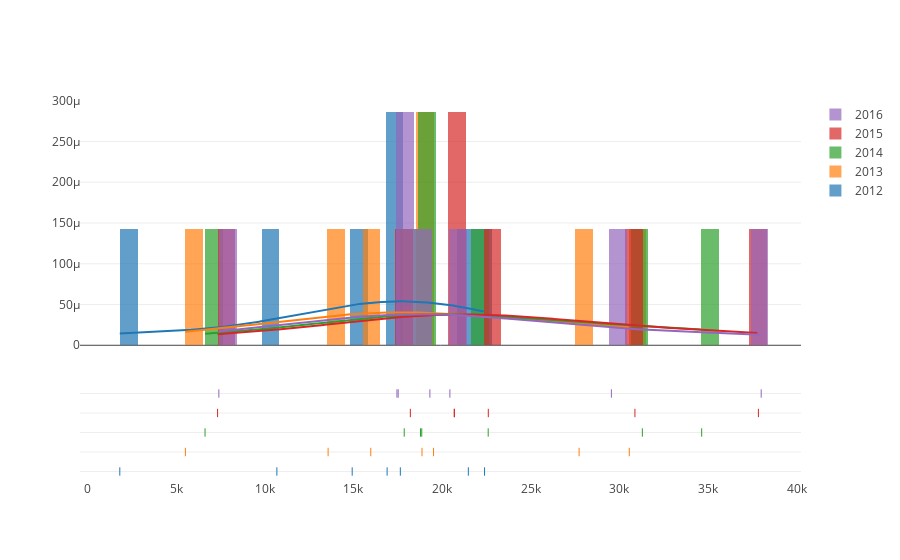

Write notebook code for a chart like this one.
### Code cell
hist_data = []
group_labels = []
for i in dfD.Year.unique():
    hist_data.append(dfD[dfD.Year == i].Cnt)
    group_labels.append(str(i))

fig = ff.create_distplot(hist_data, group_labels, bin_size = 1000)
pyOff.iplot(fig, filename='Basic Distplot')

### Figure 1 — Plotly figure (JSON) as saved in the notebook; plotly's stock layout.template omitted (floating-point values rounded to 4 significant figures; data arrays with more than 128 entries replaced by an {"elided": "..."} marker saying what was removed)
{"data": [{"autobinx": false, "histnorm": "probability density", "legendgroup": "2012", "marker": {"color": "rgb(31, 119, 180)"}, "name": "2012", "opacity": 0.7, "type": "histogram", "uid": "098486a1-9503-4498-8d42-8caa6dcf6e2a", "x": [14936, 16905, 21486, 22401, 10688, 17651, 1828], "xaxis": "x", "xbins": {"end": 22401, "size": 1000, "start": 1828}, "yaxis": "y"}, {"autobinx": false, "histnorm": "probability density", "legendgroup": "2013", "marker": {"color": "rgb(255, 127, 14)"}, "name": "2013", "opacity": 0.7, "type": "histogram", "uid": "9991f14d-30bc-4c20-8064-f65f9ad48fc9", "x": [15983, 18873, 30565, 27735, 13578, 19523, 5528], "xaxis": "x", "xbins": {"end": 30565, "size": 1000, "start": 5528}, "yaxis": "y"}, {"autobinx": false, "histnorm": "probability density", "legendgroup": "2014", "marker": {"color": "rgb(44, 160, 44)"}, "name": "2014", "opacity": 0.7, "type": "histogram", "uid": "c9fbe645-b6dd-4adc-bc9f-73c129119b3e", "x": [18790, 22607, 31302, 34648, 17871, 18859, 6636], "xaxis": "x", "xbins": {"end": 34648, "size": 1000, "start": 6636}, "yaxis": "y"}, {"autobinx": false, "histnorm": "probability density", "legendgroup": "2015", "marker": {"color": "rgb(214, 39, 40)"}, "name": "2015", "opacity": 0.7, "type": "histogram", "uid": "52c87d4e-374b-422f-88f9-6b666ed1538e", "x": [18216, 22613, 30883, 37848, 20696, 20696, 7343], "xaxis": "x", "xbins": {"end": 37848, "size": 1000, "start": 7343}, "yaxis": "y"}, {"autobinx": false, "histnorm": "probability density", "legendgroup": "2016", "marker": {"color": "rgb(148, 103, 189)"}, "name": "2016", "opacity": 0.7, "type": "histogram", "uid": "7976b93c-6623-4b8f-9574-33baf439bbc9", "x": [17460, 20446, 29556, 38005, 17530, 19318, 7415], "xaxis": "x", "xbins": {"end": 38005, "size": 1000, "start": 7415}, "yaxis": "y"}, {"legendgroup": "2012", "marker": {"color": "rgb(31, 119, 180)"}, "mode": "lines", "name": "2012", "showlegend": false, "type": "scatter", "uid": "c6ae6d39-9cfc-482f-b823-8a89b26076d9", "x": {"elided": "500 float values"}, "xaxis": "x", "y": {"elided": "500 float values"}, "yaxis": "y"}, {"legendgroup": "2013", "marker": {"color": "rgb(255, 127, 14)"}, "mode": "lines", "name": "2013", "showlegend": false, "type": "scatter", "uid": "138e79d0-5c44-4b95-ad50-0ca84dfe3f17", "x": {"elided": "500 float values"}, "xaxis": "x", "y": {"elided": "500 float values"}, "yaxis": "y"}, {"legendgroup": "2014", "marker": {"color": "rgb(44, 160, 44)"}, "mode": "lines", "name": "2014", "showlegend": false, "type": "scatter", "uid": "b1e87d8b-aaf4-48be-9753-41717625bf2a", "x": {"elided": "500 float values"}, "xaxis": "x", "y": {"elided": "500 float values"}, "yaxis": "y"}, {"legendgroup": "2015", "marker": {"color": "rgb(214, 39, 40)"}, "mode": "lines", "name": "2015", "showlegend": false, "type": "scatter", "uid": "b0dcc5c8-e76d-4a87-9961-24ab9925c9c7", "x": {"elided": "500 float values"}, "xaxis": "x", "y": {"elided": "500 float values"}, "yaxis": "y"}, {"legendgroup": "2016", "marker": {"color": "rgb(148, 103, 189)"}, "mode": "lines", "name": "2016", "showlegend": false, "type": "scatter", "uid": "04d8bee2-8254-40ee-ac29-2eb23cd0fc2a", "x": {"elided": "500 float values"}, "xaxis": "x", "y": {"elided": "500 float values"}, "yaxis": "y"}, {"legendgroup": "2012", "marker": {"color": "rgb(31, 119, 180)", "symbol": "line-ns-open"}, "mode": "markers", "name": "2012", "showlegend": false, "type": "scatter", "uid": "bb611f32-0683-4116-a3dc-ff1bb5005d5d", "x": [14936, 16905, 21486, 22401, 10688, 17651, 1828], "xaxis": "x", "y": ["2012", "2012", "2012", "2012", "2012", "2012", "2012"], "yaxis": "y2"}, {"legendgroup": "2013", "marker": {"color": "rgb(255, 127, 14)", "symbol": "line-ns-open"}, "mode": "markers", "name": "2013", "showlegend": false, "type": "scatter", "uid": "2be299fc-d431-4baa-b009-813e0ce8bcbb", "x": [15983, 18873, 30565, 27735, 13578, 19523, 5528], "xaxis": "x", "y": ["2013", "2013", "2013", "2013", "2013", "2013", "2013"], "yaxis": "y2"}, {"legendgroup": "2014", "marker": {"color": "rgb(44, 160, 44)", "symbol": "line-ns-open"}, "mode": "markers", "name": "2014", "showlegend": false, "type": "scatter", "uid": "56047cc3-4b83-44d8-9b5d-304f03aa8c2e", "x": [18790, 22607, 31302, 34648, 17871, 18859, 6636], "xaxis": "x", "y": ["2014", "2014", "2014", "2014", "2014", "2014", "2014"], "yaxis": "y2"}, {"legendgroup": "2015", "marker": {"color": "rgb(214, 39, 40)", "symbol": "line-ns-open"}, "mode": "markers", "name": "2015", "showlegend": false, "type": "scatter", "uid": "1386cb6c-ed1c-496d-907a-aec1d9563666", "x": [18216, 22613, 30883, 37848, 20696, 20696, 7343], "xaxis": "x", "y": ["2015", "2015", "2015", "2015", "2015", "2015", "2015"], "yaxis": "y2"}, {"legendgroup": "2016", "marker": {"color": "rgb(148, 103, 189)", "symbol": "line-ns-open"}, "mode": "markers", "name": "2016", "showlegend": false, "type": "scatter", "uid": "0c33911a-91fa-405f-bcbe-8d1a1323d718", "x": [17460, 20446, 29556, 38005, 17530, 19318, 7415], "xaxis": "x", "y": ["2016", "2016", "2016", "2016", "2016", "2016", "2016"], "yaxis": "y2"}], "layout": {"barmode": "overlay", "hovermode": "closest", "legend": {"traceorder": "reversed"}, "xaxis": {"anchor": "y2", "domain": [0, 1], "zeroline": false}, "yaxis": {"anchor": "free", "domain": [0.35, 1], "position": 0}, "yaxis2": {"anchor": "x", "domain": [0, 0.25], "dtick": 1, "showticklabels": false}}}
